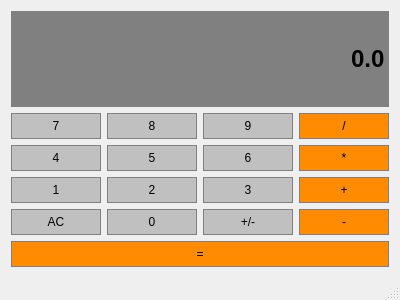
<?xml version="1.0" encoding="UTF-8"?>
<ui version="4.0">
 <class>MainWindow</class>
 <widget class="QMainWindow" name="MainWindow">
  <property name="geometry">
   <rect>
    <x>0</x>
    <y>0</y>
    <width>400</width>
    <height>300</height>
   </rect>
  </property>
  <property name="windowTitle">
   <string>MainWindow</string>
  </property>
  <widget class="QWidget" name="centralWidget">
   <layout class="QGridLayout" name="gridLayout">
    <item row="2" column="2">
     <widget class="QPushButton" name="button6">
      <property name="sizePolicy">
       <sizepolicy hsizetype="Preferred" vsizetype="Preferred">
        <horstretch>0</horstretch>
        <verstretch>0</verstretch>
       </sizepolicy>
      </property>
      <property name="styleSheet">
       <string notr="true">QPushButton {
	background-color: #C0C0C0;
	border: 1px solid gray;
	padding: 5px;
}

QPushButton pressed {
	background-color: #A9A9A9;
	border: 1px solid gray;
	padding: 5px;
}</string>
      </property>
      <property name="text">
       <string>6</string>
      </property>
     </widget>
    </item>
    <item row="4" column="0">
     <widget class="QPushButton" name="clear">
      <property name="sizePolicy">
       <sizepolicy hsizetype="Preferred" vsizetype="Preferred">
        <horstretch>0</horstretch>
        <verstretch>0</verstretch>
       </sizepolicy>
      </property>
      <property name="styleSheet">
       <string notr="true">QPushButton {
	background-color: #C0C0C0;
	border: 1px solid gray;
	padding: 5px;
}

QPushButton pressed {
	background-color: #A9A9A9;
	border: 1px solid gray;
	padding: 5px;
}</string>
      </property>
      <property name="text">
       <string>AC</string>
      </property>
     </widget>
    </item>
    <item row="3" column="3">
     <widget class="QPushButton" name="add">
      <property name="sizePolicy">
       <sizepolicy hsizetype="Preferred" vsizetype="Preferred">
        <horstretch>0</horstretch>
        <verstretch>0</verstretch>
       </sizepolicy>
      </property>
      <property name="styleSheet">
       <string notr="true">QPushButton {
	background-color: #FF8C00;
	border: 1px solid gray;
	padding: 5px;
}

QPushButton pressed {
	background-color: #A9A9A9;
	border: 1px solid gray;
	padding: 5px;
}</string>
      </property>
      <property name="text">
       <string>+</string>
      </property>
     </widget>
    </item>
    <item row="1" column="3">
     <widget class="QPushButton" name="divide">
      <property name="sizePolicy">
       <sizepolicy hsizetype="Preferred" vsizetype="Preferred">
        <horstretch>0</horstretch>
        <verstretch>0</verstretch>
       </sizepolicy>
      </property>
      <property name="styleSheet">
       <string notr="true">QPushButton {
	background-color: #FF8C00;
	border: 1px solid gray;
	padding: 5px;
}

QPushButton pressed {
	background-color: #A9A9A9;
	border: 1px solid gray;
	padding: 5px;
}</string>
      </property>
      <property name="text">
       <string>/</string>
      </property>
     </widget>
    </item>
    <item row="2" column="0">
     <widget class="QPushButton" name="button4">
      <property name="sizePolicy">
       <sizepolicy hsizetype="Preferred" vsizetype="Preferred">
        <horstretch>0</horstretch>
        <verstretch>0</verstretch>
       </sizepolicy>
      </property>
      <property name="styleSheet">
       <string notr="true">QPushButton {
	background-color: #C0C0C0;
	border: 1px solid gray;
	padding: 5px;
}

QPushButton pressed {
	background-color: #A9A9A9;
	border: 1px solid gray;
	padding: 5px;
}</string>
      </property>
      <property name="text">
       <string>4</string>
      </property>
     </widget>
    </item>
    <item row="4" column="1">
     <widget class="QPushButton" name="button0">
      <property name="sizePolicy">
       <sizepolicy hsizetype="Preferred" vsizetype="Preferred">
        <horstretch>0</horstretch>
        <verstretch>0</verstretch>
       </sizepolicy>
      </property>
      <property name="styleSheet">
       <string notr="true">QPushButton {
	background-color: #C0C0C0;
	border: 1px solid gray;
	padding: 5px;
}

QPushButton pressed {
	background-color: #A9A9A9;
	border: 1px solid gray;
	padding: 5px;
}</string>
      </property>
      <property name="text">
       <string>0</string>
      </property>
     </widget>
    </item>
    <item row="1" column="0">
     <widget class="QPushButton" name="button7">
      <property name="styleSheet">
       <string notr="true">QPushButton {
	background-color: #C0C0C0;
	border: 1px solid gray;
	padding: 5px;
}

QPushButton pressed {
	background-color: #A9A9A9;
	border: 1px solid gray;
	padding: 5px;
}</string>
      </property>
      <property name="text">
       <string>7</string>
      </property>
     </widget>
    </item>
    <item row="1" column="1">
     <widget class="QPushButton" name="button8">
      <property name="sizePolicy">
       <sizepolicy hsizetype="Preferred" vsizetype="Preferred">
        <horstretch>0</horstretch>
        <verstretch>0</verstretch>
       </sizepolicy>
      </property>
      <property name="styleSheet">
       <string notr="true">QPushButton {
	background-color: #C0C0C0;
	border: 1px solid gray;
	padding: 5px;
}

QPushButton pressed {
	background-color: #A9A9A9;
	border: 1px solid gray;
	padding: 5px;
}</string>
      </property>
      <property name="text">
       <string>8</string>
      </property>
     </widget>
    </item>
    <item row="2" column="3">
     <widget class="QPushButton" name="multiply">
      <property name="sizePolicy">
       <sizepolicy hsizetype="Preferred" vsizetype="Preferred">
        <horstretch>0</horstretch>
        <verstretch>0</verstretch>
       </sizepolicy>
      </property>
      <property name="styleSheet">
       <string notr="true">QPushButton {
	background-color: #FF8C00;
	border: 1px solid gray;
	padding: 5px;
}

QPushButton pressed {
	background-color: #A9A9A9;
	border: 1px solid gray;
	padding: 5px;
}</string>
      </property>
      <property name="text">
       <string>*</string>
      </property>
     </widget>
    </item>
    <item row="3" column="1">
     <widget class="QPushButton" name="button2">
      <property name="sizePolicy">
       <sizepolicy hsizetype="Preferred" vsizetype="Preferred">
        <horstretch>0</horstretch>
        <verstretch>0</verstretch>
       </sizepolicy>
      </property>
      <property name="styleSheet">
       <string notr="true">QPushButton {
	background-color: #C0C0C0;
	border: 1px solid gray;
	padding: 5px;
}

QPushButton pressed {
	background-color: #A9A9A9;
	border: 1px solid gray;
	padding: 5px;
}</string>
      </property>
      <property name="text">
       <string>2</string>
      </property>
     </widget>
    </item>
    <item row="4" column="2">
     <widget class="QPushButton" name="changeSign">
      <property name="sizePolicy">
       <sizepolicy hsizetype="Preferred" vsizetype="Preferred">
        <horstretch>0</horstretch>
        <verstretch>0</verstretch>
       </sizepolicy>
      </property>
      <property name="styleSheet">
       <string notr="true">QPushButton {
	background-color: #C0C0C0;
	border: 1px solid gray;
	padding: 5px;
}

QPushButton pressed {
	background-color: #A9A9A9;
	border: 1px solid gray;
	padding: 5px;
}</string>
      </property>
      <property name="text">
       <string>+/-</string>
      </property>
     </widget>
    </item>
    <item row="4" column="3">
     <widget class="QPushButton" name="subtract">
      <property name="sizePolicy">
       <sizepolicy hsizetype="Preferred" vsizetype="Preferred">
        <horstretch>0</horstretch>
        <verstretch>0</verstretch>
       </sizepolicy>
      </property>
      <property name="styleSheet">
       <string notr="true">QPushButton {
	background-color: #FF8C00;
	border: 1px solid gray;
	padding: 5px;
}

QPushButton pressed {
	background-color: #A9A9A9;
	border: 1px solid gray;
	padding: 5px;
}</string>
      </property>
      <property name="text">
       <string>-</string>
      </property>
     </widget>
    </item>
    <item row="3" column="2">
     <widget class="QPushButton" name="button3">
      <property name="sizePolicy">
       <sizepolicy hsizetype="Preferred" vsizetype="Preferred">
        <horstretch>0</horstretch>
        <verstretch>0</verstretch>
       </sizepolicy>
      </property>
      <property name="styleSheet">
       <string notr="true">QPushButton {
	background-color: #C0C0C0;
	border: 1px solid gray;
	padding: 5px;
}

QPushButton pressed {
	background-color: #A9A9A9;
	border: 1px solid gray;
	padding: 5px;
}</string>
      </property>
      <property name="text">
       <string>3</string>
      </property>
     </widget>
    </item>
    <item row="1" column="2">
     <widget class="QPushButton" name="button9">
      <property name="sizePolicy">
       <sizepolicy hsizetype="Preferred" vsizetype="Preferred">
        <horstretch>0</horstretch>
        <verstretch>0</verstretch>
       </sizepolicy>
      </property>
      <property name="styleSheet">
       <string notr="true">QPushButton {
	background-color: #C0C0C0;
	border: 1px solid gray;
	padding: 5px;
}

QPushButton pressed {
	background-color: #A9A9A9;
	border: 1px solid gray;
	padding: 5px;
}</string>
      </property>
      <property name="text">
       <string>9</string>
      </property>
     </widget>
    </item>
    <item row="2" column="1">
     <widget class="QPushButton" name="button5">
      <property name="sizePolicy">
       <sizepolicy hsizetype="Preferred" vsizetype="Preferred">
        <horstretch>0</horstretch>
        <verstretch>0</verstretch>
       </sizepolicy>
      </property>
      <property name="styleSheet">
       <string notr="true">QPushButton {
	background-color: #C0C0C0;
	border: 1px solid gray;
	padding: 5px;
}

QPushButton pressed {
	background-color: #A9A9A9;
	border: 1px solid gray;
	padding: 5px;
}</string>
      </property>
      <property name="text">
       <string>5</string>
      </property>
     </widget>
    </item>
    <item row="3" column="0">
     <widget class="QPushButton" name="button1">
      <property name="sizePolicy">
       <sizepolicy hsizetype="Preferred" vsizetype="Preferred">
        <horstretch>0</horstretch>
        <verstretch>0</verstretch>
       </sizepolicy>
      </property>
      <property name="styleSheet">
       <string notr="true">QPushButton {
	background-color: #C0C0C0;
	border: 1px solid gray;
	padding: 5px;
}

QPushButton pressed {
	background-color: #A9A9A9;
	border: 1px solid gray;
	padding: 5px;
}</string>
      </property>
      <property name="text">
       <string>1</string>
      </property>
     </widget>
    </item>
    <item row="5" column="0" colspan="4">
     <widget class="QPushButton" name="equal">
      <property name="sizePolicy">
       <sizepolicy hsizetype="Preferred" vsizetype="Preferred">
        <horstretch>0</horstretch>
        <verstretch>0</verstretch>
       </sizepolicy>
      </property>
      <property name="styleSheet">
       <string notr="true">QPushButton {
	background-color: #FF8C00;
	border: 1px solid gray;
	padding: 5px;
}

QPushButton pressed {
	background-color: #A9A9A9;
	border: 1px solid gray;
	padding: 5px;
}</string>
      </property>
      <property name="text">
       <string>=</string>
      </property>
     </widget>
    </item>
    <item row="0" column="0" colspan="4">
     <widget class="QLineEdit" name="display">
      <property name="sizePolicy">
       <sizepolicy hsizetype="Preferred" vsizetype="Expanding">
        <horstretch>0</horstretch>
        <verstretch>0</verstretch>
       </sizepolicy>
      </property>
      <property name="font">
       <font>
        <family>Arial</family>
        <pointsize>18</pointsize>
        <weight>75</weight>
        <bold>true</bold>
       </font>
      </property>
      <property name="styleSheet">
       <string notr="true">QLineEdit {
	background-color: gray;
	border: 1px solid gray;
	color: FFFFFF;
}</string>
      </property>
      <property name="text">
       <string>0.0</string>
      </property>
      <property name="alignment">
       <set>Qt::AlignRight|Qt::AlignTrailing|Qt::AlignVCenter</set>
      </property>
     </widget>
    </item>
   </layout>
  </widget>
  <widget class="QMenuBar" name="menuBar">
   <property name="geometry">
    <rect>
     <x>0</x>
     <y>0</y>
     <width>400</width>
     <height>20</height>
    </rect>
   </property>
  </widget>
  <widget class="QStatusBar" name="statusBar"/>
 </widget>
 <layoutdefault spacing="6" margin="11"/>
 <resources/>
 <connections/>
</ui>
